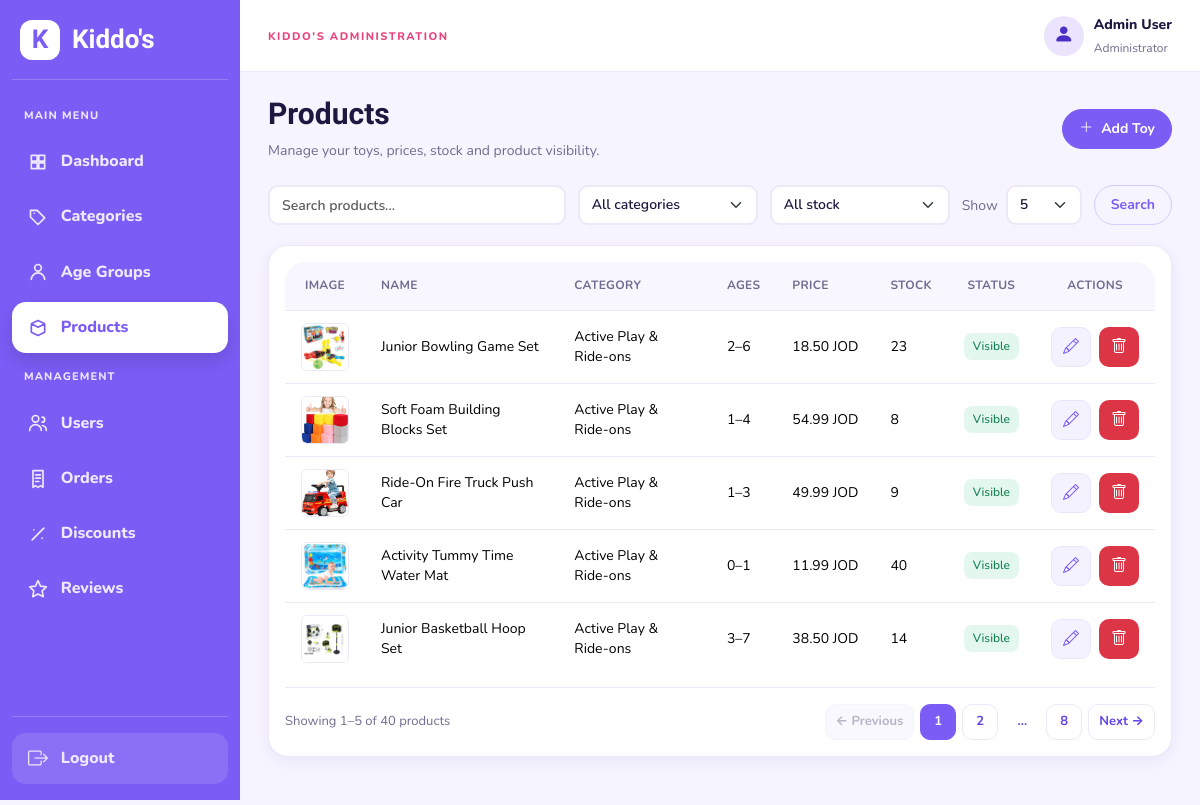
/admin/products.php (signed in), run on the app's committed database.
### tables this page shows
CREATE TABLE IF NOT EXISTS `products` (
  `id` int(10) UNSIGNED NOT NULL AUTO_INCREMENT,
  `category_id` int(10) UNSIGNED NOT NULL,
  `name` varchar(120) NOT NULL,
  `description` text NOT NULL,
  `instructions` text DEFAULT NULL,
  `price` decimal(8,2) NOT NULL,
  `stock` int(10) UNSIGNED NOT NULL DEFAULT 0,
  `gender` enum('girls','boys','unisex') NOT NULL DEFAULT 'unisex',
  `min_age` tinyint(3) UNSIGNED NOT NULL,
  `max_age` tinyint(3) UNSIGNED NOT NULL,
  `image` varchar(255) DEFAULT NULL,
  `is_active` tinyint(1) NOT NULL DEFAULT 1,
  `created_at` datetime NOT NULL DEFAULT current_timestamp(),
  `updated_at` datetime NOT NULL DEFAULT current_timestamp() ON UPDATE current_timestamp(),
  PRIMARY KEY (`id`),
  KEY `idx_products_filters` (`category_id`,`gender`,`min_age`,`max_age`)
);

CREATE TABLE IF NOT EXISTS `categories` (
  `id` int(10) UNSIGNED NOT NULL AUTO_INCREMENT,
  `name` varchar(60) NOT NULL,
  `slug` varchar(60) NOT NULL,
  `description` varchar(255) DEFAULT NULL,
  `icon` varchar(50) DEFAULT NULL,
  `image` varchar(255) DEFAULT NULL,
  `created_at` datetime NOT NULL DEFAULT current_timestamp(),
  PRIMARY KEY (`id`),
  UNIQUE KEY `uq_categories_name` (`name`),
  UNIQUE KEY `uq_categories_slug` (`slug`)
);

### classes/AdminTable.php (called while the page is built, shortened)
<?php
class AdminTable
{
    private $pdo;
    public function __construct($pdo)
    {
        $this->pdo = $pdo;
    }
    public function getPage($type, $request)
    {
        $search = isset($request['search']) && is_string($request['search']) ? trim($request['search']) : '';
        $search = substr($search, 0, 120);
        $size = isset($request['per_page']) && is_scalar($request['per_page']) ? (string) $request['per_page'] : '5';
        $size = in_array($size, ['5', '10', '20', '50'], true) ? (int) $size : 5;
        $requestedPage = isset($request['page']) && is_string($request['page']) && ctype_digit($request['page']) ? (int) $request['page'] : 1;
        $where = [];
        $params = [];
        $filters = [];
        $query = ['search' => $search, 'per_page' => $size];
        switch ($type) {
            case 'products':
                $select = 'p.*, c.name AS category_name';
                $from = 'products p INNER JOIN categories c ON c.id = p.category_id';
                $order = 'p.id DESC';
                $category = isset($request['category_id']) && is_string($request['category_id']) && ctype_digit($request['category_id']) ? $request['category_id'] : '';
                $stock = isset($request['stock']) && is_string($request['stock']) && in_array($request['stock'], ['in_stock', 'out_of_stock'], true) ? $request['stock'] : '';
                $options = ['' => 'All categories'];
                foreach ($this->pdo->query('SELECT id, name FROM categories ORDER BY name')->fetchAll(PDO::FETCH_ASSOC) as $row) {
                    $options[$row['id']] = $row['name'];
                }
                $filters[] = ['name' => 'category_id', 'label' => 'Category', 'value' => $category, 'options' => $options];
                $filters[] = ['name' => 'stock', 'label' => 'Stock', 'value' => $stock, 'options' => ['' => 'All stock', 'in_stock' => 'In stock', 'out_of_stock' => 'Out of stock']];
                $query += ['category_id' => $category, 'stock' => $stock];
                break;
        }
        $condition = $where ? ' WHERE ' . implode(' AND ', $where) : '';
        $statement = $this->pdo->prepare('SELECT COUNT(*) FROM ' . $from . $condition);
        $statement->execute($params);
        $total = (int) $statement->fetchColumn();
        $pages = max(1, (int) ceil($total / $size));
        $page = min(max(1, $requestedPage), $pages);
        $offset = ($page - 1) * $size;
        $statement = $this->pdo->prepare('SELECT ' . $select . ' FROM ' . $from . $condition . ' ORDER BY ' . $order . ' LIMIT ? OFFSET ?');
        $statement->bindValue(count($params) + 1, $size, PDO::PARAM_INT);
        $statement->bindValue(count($params) + 2, $offset, PDO::PARAM_INT);
        $statement->execute();
        return ['rows' => $statement->fetchAll(PDO::FETCH_ASSOC), 'total' => $total, 'page' => $page, 'pages' => $pages,
            'size' => $size, 'start' => $total ? $offset + 1 : 0, 'end' => min($offset + $size, $total),
            'search' => $search, 'query' => $query, 'filters' => $filters, 'type' => $type];
    }
}

### admin/products.php (the view, shortened to what this page needs)
<?php
require_once __DIR__ . '/../includes/init.php';
require_once __DIR__ . '/../classes/AdminTable.php';
$adminTable = new AdminTable($pdo);
$pagination = $adminTable->getPage('products', $_GET);
$products = $pagination['rows'];
function h($value): string
{
    return htmlspecialchars((string)$value, ENT_QUOTES, 'UTF-8');
}
require_once __DIR__ . '/../includes/admin/layout_start.php';
?>
<div class="product-page">
    <div class="admin-page-header">
        <div>
<h1>Products</h1>
<p>Manage your toys, prices, stock and product visibility.</p>
</div>
        <a class="btn btn-primary d-inline-flex align-items-center gap-2" href="add_product.php">
            <i class="bi bi-plus-lg" aria-hidden="true"></i>
            Add Toy
        </a>
    </div>
    <?php require __DIR__ . '/../includes/admin/table_toolbar.php'; ?>
<div class="admin-card">
        <div class="table-responsive"><table class="table admin-table align-middle admin-table-consistent admin-table-products">
            <thead>
                <tr>
                    <th>Image</th>
                    <th>Name</th>
                    <th>Category</th>
                    <th>Ages</th>
                    <th>Price</th>
                    <th>Stock</th>
                    <th>Status</th>
                    <th>Actions</th>
                </tr>
            </thead>
            <tbody>
            <?php if (!empty($products)): ?>
                <?php foreach ($products as $item): ?>
                    <tr>
                        <td>
                            <?php if (!empty($item['image'])): ?>
                                <img
                                    class="rounded border object-fit-cover" width="64" height="64"
                                    src="../<?= h($item['image']) ?>"
                                    alt="<?= h($item['name']) ?>"
                                >
                            <?php else: ?>
                                <div class="text-muted small">No image</div>
                            <?php endif; ?>
                        </td>
                        <td><?= h($item['name']) ?></td>
                        <td><?= h($item['category_name'] ?? 'Uncategorized') ?></td>
                        <td>
                            <?= h($item['min_age'] ?? 0) ?>–<?= h($item['max_age'] ?? 0) ?>
                        </td>
                        <td>
                            <?= number_format((float)$item['price'], 2) ?> JOD
                        </td>
                        <td><?= h($item['stock']) ?></td>
                        <td>
                            <?php if (!empty($item['is_active'])): ?>
                                <span class="badge bg-success">Visible</span>
                            <?php else: ?>
                                <span class="badge bg-secondary">Hidden</span>
                            <?php endif; ?>
                        </td>
                        <td>
                            <div class="admin-actions">
                                <a
                                    class="btn admin-action-btn admin-action-edit"
                                    href="edit_product.php?id=<?= (int)$item['id'] ?>"
                                    title="Edit product"
                                    aria-label="Edit product"
                                ><i class="bi bi-pencil" aria-hidden="true"></i></a>
                                <form
                                    method="post"
                                    action="delete_product.php"
                                >
                                    <button
                                        type="submit"
                                        class="btn admin-action-btn admin-action-delete"
                                        title="Delete product"
                                        aria-label="Delete product"
                                    ><i class="bi bi-trash" aria-hidden="true"></i></button>
                                </form>
                            </div>
                        </td>
                    </tr>
                <?php endforeach; ?>
            <?php endif; ?>
            </tbody>
        </table></div><?php require __DIR__ . '/../includes/admin/table_pagination.php'; ?>
    </div>
</div>
<?php require_once __DIR__ . '/../includes/admin/layout_end.php'; ?>

### assets/css/admin-polish.css (style rules this page uses)
.admin-body { --admin-sidebar-width:240px;--admin-topbar-height:72px;font-size:14px;line-height:1.5 }
.admin-body .admin-page-header { display:flex;flex-wrap:wrap;align-items:center;justify-content:space-between;gap:16px;margin-bottom:24px }
.admin-body .admin-page-header h1 { font-size:30px;line-height:1.2;margin:0 0 8px }
.admin-body .admin-page-header p { font-size:14px;line-height:1.5;margin:0;color:var(--admin-muted) }
.admin-body .admin-card { padding:20px;border-radius:16px;min-width:0;box-shadow:0 4px 16px #30204e05 }
.admin-body .admin-content .btn:not(.admin-action-btn):not(.btn-close) { min-height:40px;padding:9px 16px;font-size:14px;line-height:1.4 }
.admin-body .admin-action-btn { width:38px;height:38px;min-width:38px;min-height:38px }
.admin-body .admin-action-btn i { font-size:16px }
.admin-body :is(button,a,input,select,textarea,summary):focus-visible { outline:3px solid #bba8fa;outline-offset:3px }
.admin-body .table-responsive { width:100%;max-width:100%;overflow-x:auto;overscroll-behavior-inline:contain }
.admin-body .admin-table { margin-bottom:0 }
.admin-body .admin-table-consistent thead th { padding:14px 16px;height:48px;font-size:12px;font-weight:700;letter-spacing:.025em;vertical-align:middle }
.admin-body .admin-table-consistent tbody td,.admin-body .admin-table-consistent tfoot :is(td,th) { padding:12px 16px;height:60px;font-size:14px;vertical-align:middle }
.admin-body .admin-table tbody tr>td { transition:background-color 150ms ease }
.admin-body .admin-table .badge { font-size:12px;line-height:1.4;padding:5px 9px;border-radius:8px;font-weight:500;white-space:nowrap }
.admin-body .admin-table :is(img,.product-image-placeholder) { max-width:48px;width:48px;height:48px;object-fit:cover;border-radius:10px }

### data on the page
products: image (picture), name "Junior Bowling Game Set", category.name "Active Play & Ride-ons", min_age "2", max_age "6", price "18.50", stock "23", is_active "Visible"
products: image (picture), name "Soft Foam Building Blocks Set", category.name "Active Play & Ride-ons", min_age "1", max_age "4", price "54.99", stock "8", is_active "Visible"
products: image (picture), name "Ride-On Fire Truck Push Car", category.name "Active Play & Ride-ons", min_age "1", max_age "3", price "49.99", stock "9", is_active "Visible"
products: image (picture), name "Activity Tummy Time Water Mat", category.name "Active Play & Ride-ons", min_age "0", max_age "1", price "11.99", stock "40", is_active "Visible"
products: image (picture), name "Junior Basketball Hoop Set", category.name "Active Play & Ride-ons", min_age "3", max_age "7", price "38.50", stock "14", is_active "Visible"

### other printed values
$_SESSION['user_name'] "Admin User"
$pagination['start'] "1"
$pagination['end'] "5"
$pagination['total'] "40"
str_replace('_', ' ', $pagination['type']) "products"
$number "1"
$number "2"
$number "8"
form field category_id "All categories"
form field stock "All stock"
form field per_page "5"
